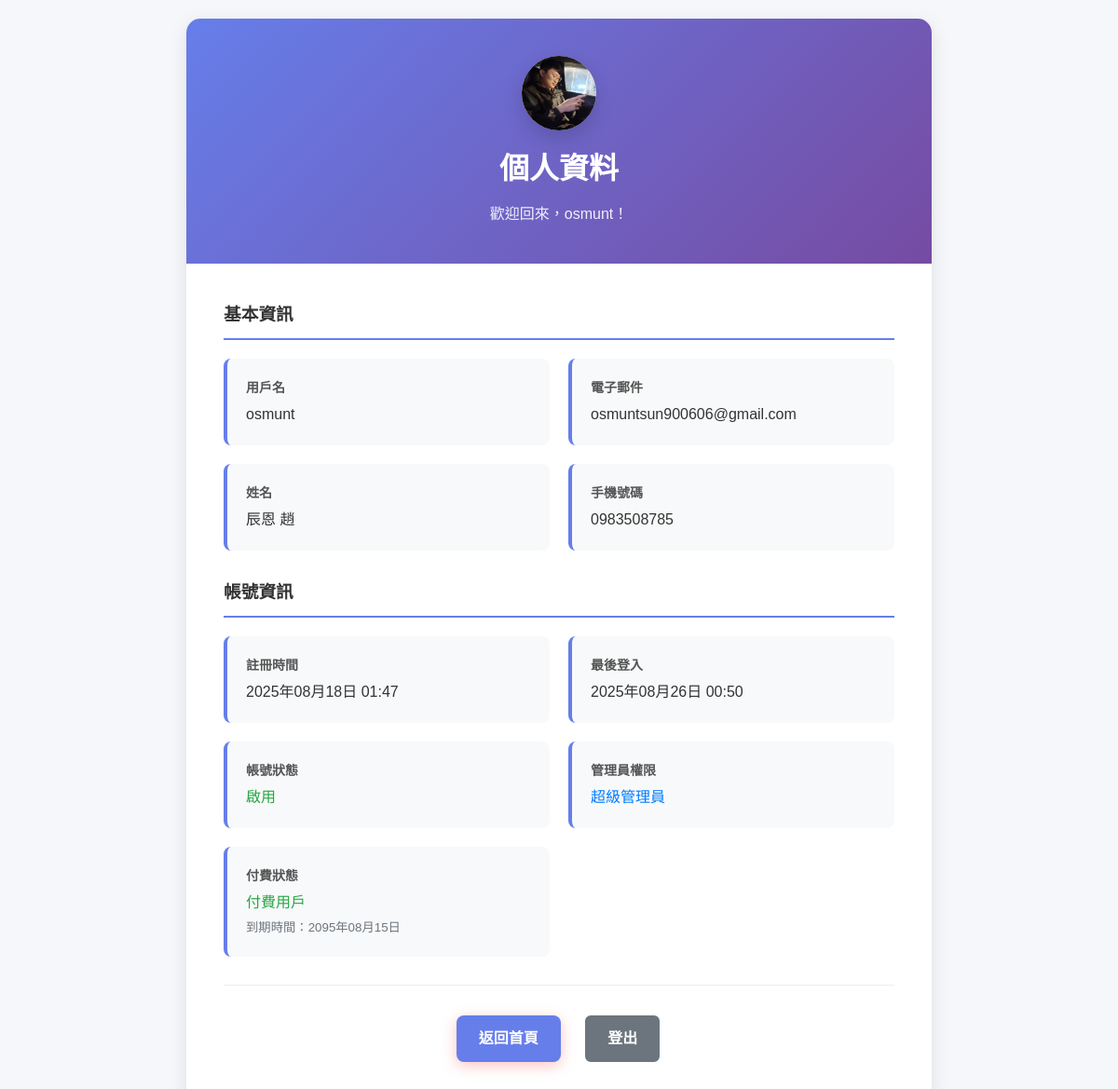
/accounts/profile/ (signed in), run on an earlier commit of the app's database.
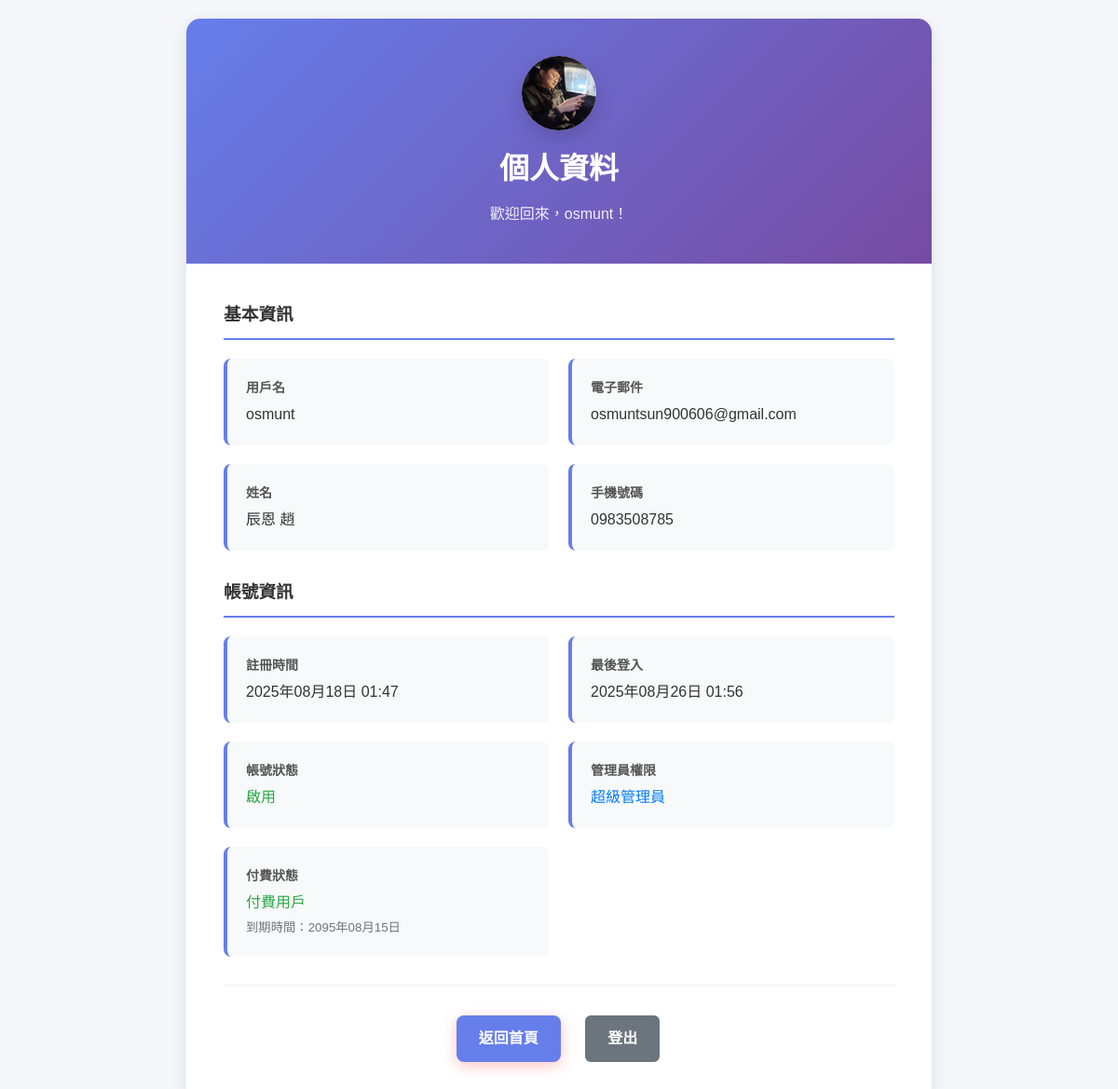
And on a later commit of the database.
### Accounts/models.py (models this page shows, shortened)
class User(AbstractUser):
    email = models.EmailField(unique=True, verbose_name='電子郵件')
    phone = models.CharField(max_length=15, blank=True, null=True, verbose_name='手機號碼')
    avatar = models.ImageField(upload_to=avatar_upload_to, blank=True, null=True, verbose_name='頭像')
    bio = models.TextField(max_length=500, blank=True, null=True, verbose_name='個人簡介')
    is_premium = models.BooleanField(default=False, verbose_name='付費用戶')
    premium_expires_at = models.DateTimeField(blank=True, null=True, verbose_name='付費到期時間')
    date_joined = models.DateTimeField(default=timezone.now, verbose_name='註冊時間')
    last_login = models.DateTimeField(auto_now=True, verbose_name='最後登入')
    class Meta:
        verbose_name = '用戶'
        verbose_name_plural = '用戶'
    @property
    def is_premium_active(self):
        if not self.is_premium:
            return False
        if self.premium_expires_at and self.premium_expires_at < timezone.now():
            return False
        return True

### Accounts/views.py (the view)
# urls.py: path('profile/', views.profile, name='profile'),
@login_required
def profile(request):
    signer = TimestampSigner()
    avatar_url = None
    if request.user.avatar:
        token = signer.sign(f"{request.user.id}:{request.user.avatar.name}")
        avatar_url = reverse('Accounts:avatar', args=[request.user.id, token])
    return render(request, 'Accounts/profile.html', {
        'user': request.user,
        'avatar_url': avatar_url,
    })

### Accounts/templates/Accounts/profile.html (shortened to what this page needs)
{% load static %}
<!DOCTYPE html>
<html lang="zh-TW">
<head>
    <link rel="stylesheet" href="{% static 'home/css/home.css' %}">
    <link rel="stylesheet" href="{% static 'Accounts/css/profile.css' %}">
</head>
<body>
    <div class="profile-container">
        <div class="profile-card">
            <div class="profile-header">
                <div class="avatar-container">
                    {% if avatar_url %}
                        <img src="{{ avatar_url }}" alt="{{ user.username }} 的頭貼" class="avatar-image">
                    {% else %}
                        <div class="avatar-placeholder">?</div>
                    {% endif %}
                </div>
                <h1>個人資料</h1>
                <p>歡迎回來，{{ user.username }}！</p>
            </div>
            <div class="profile-content">
                <div class="profile-section">
                    <h3>基本資訊</h3>
                    <div class="profile-info">
                        <div class="info-item">
                            <div class="info-label">用戶名</div>
                            <div class="info-value">{{ user.username }}</div>
                        </div>
                        <div class="info-item">
                            <div class="info-label">電子郵件</div>
                            <div class="info-value">{{ user.email|default:"未設定" }}</div>
                        </div>
                        <div class="info-item">
                            <div class="info-label">姓名</div>
                            <div class="info-value">
                                {% if user.first_name or user.last_name %}
                                    {{ user.first_name }} {{ user.last_name }}
                                {% else %}
                                    未設定
                                {% endif %}
                            </div>
                        </div>
                        <div class="info-item">
                            <div class="info-label">手機號碼</div>
                            <div class="info-value">{{ user.phone|default:"未設定" }}</div>
                        </div>
                    </div>
                </div>
                <div class="profile-section">
                    <h3>帳號資訊</h3>
                    <div class="profile-info">
                        <div class="info-item">
                            <div class="info-label">註冊時間</div>
                            <div class="info-value">{{ user.date_joined|date:"Y年m月d日 H:i" }}</div>
                        </div>
                        <div class="info-item">
                            <div class="info-label">最後登入</div>
                            <div class="info-value">{{ user.last_login|date:"Y年m月d日 H:i" }}</div>
                        </div>
                        <div class="info-item">
                            <div class="info-label">帳號狀態</div>
                            <div class="info-value">
                                {% if user.is_active %}
                                    <span style="color: #28a745;">啟用</span>
                                {% else %}
                                    <span style="color: #dc3545;">停用</span>
                                {% endif %}
                            </div>
                        </div>
                        {% if user.is_superuser %}
                        <div class="info-item">
                            <div class="info-label">管理員權限</div>
                            <div class="info-value">
                                <span style="color: #007bff;">超級管理員</span>
                            </div>
                        </div>
                        {% endif %}
                        <div class="info-item">
                            <div class="info-label">付費狀態</div>
                            <div class="info-value">
                                {% if user.is_premium_active %}
                                    <span style="color: #28a745;">付費用戶</span>
                                    {% if user.premium_expires_at %}
                                        <br><small style="color: #6c757d;">到期時間：{{ user.premium_expires_at|date:"Y年m月d日" }}</small>
                                    {% endif %}
                                {% else %}
                                    <span style="color: #dc3545;">免費用戶</span>
                                    <br><small style="color: #6c757d;">升級後可使用爬蟲工具</small>
                                {% endif %}
                            </div>
                        </div>
                    </div>
                </div>
                <div class="profile-actions">
                    <a href="{% url 'home' %}" class="btn btn-primary">返回首頁</a>
                    <a href="{% url 'Accounts:logout' %}" class="btn btn-secondary">登出</a>
                </div>
            </div>
        </div>
    </div>
</body>
</html>

### home/static/home/css/home.css (style rules this page uses)
* { margin: 0; padding: 0; box-sizing: border-box; }
body { font-family: 'Noto Sans TC', sans-serif; line-height: 1.6; color: #333; background-color: #f8f9fa; }
.btn { padding: 1rem 2rem; border: none; border-radius: 50px; font-size: 1rem; font-weight: 600; cursor: pointer; transition: all 0.3s ease; text-decoration: none; display: inline-block; }
.btn-primary { background: #ff6b6b; color: white; box-shadow: 0 4px 15px rgba(255,107,107,0.4); }
.btn-secondary { background: transparent; color: white; border: 2px solid white; }

### Accounts/static/Accounts/css/profile.css (style rules this page uses)
.profile-container { min-height: 100vh; background: #f5f7fa; padding: 20px; }
.profile-card { background: white; border-radius: 15px; box-shadow: 0 5px 20px rgba(0, 0, 0, 0.1); max-width: 800px; margin: 0 auto; overflow: hidden; }
.profile-header { background: linear-gradient(135deg, #667eea 0%, #764ba2 100%); color: white; padding: 40px; text-align: center; }
.avatar-container { width: 80px; height: 80px; margin: 0 auto 16px; border-radius: 50%; overflow: hidden; box-shadow: 0 8px 20px rgba(0, 0, 0, 0.15); background: linear-gradient(135deg, #e9ecef 0%, #dee2e6 100%); display: flex; align-items: center; justify-content: center; }
.avatar-image { width: 100%; height: 100%; object-fit: cover; display: block; }
.profile-header h1 { margin: 0; font-size: 32px; margin-bottom: 10px; }
.profile-header p { margin: 0; opacity: 0.9; font-size: 16px; }
.profile-content { padding: 40px; }
.profile-section { margin-bottom: 30px; }
.profile-section h3 { color: #333; border-bottom: 2px solid #667eea; padding-bottom: 10px; margin-bottom: 20px; }
.profile-info { display: grid; grid-template-columns: repeat(auto-fit, minmax(250px, 1fr)); gap: 20px; }
.info-item { background: #f8f9fa; padding: 20px; border-radius: 8px; border-left: 4px solid #667eea; }
.info-label { font-weight: 600; color: #555; margin-bottom: 5px; font-size: 14px; }
.info-value { color: #333; font-size: 16px; }
.profile-actions { text-align: center; margin-top: 30px; padding-top: 30px; border-top: 1px solid #eee; }
.btn { display: inline-block; padding: 12px 24px; margin: 0 10px; border-radius: 8px; text-decoration: none; font-weight: 600; transition: all 0.3s ease; }
.btn-primary { background: #667eea; color: white; }
.btn-secondary { background: #6c757d; color: white; }

What changed in the data, as far as the page shows it:
changed User "osmunt": last_login "2025年08月26日 00:50" → "2025年08月26日 01:56"
